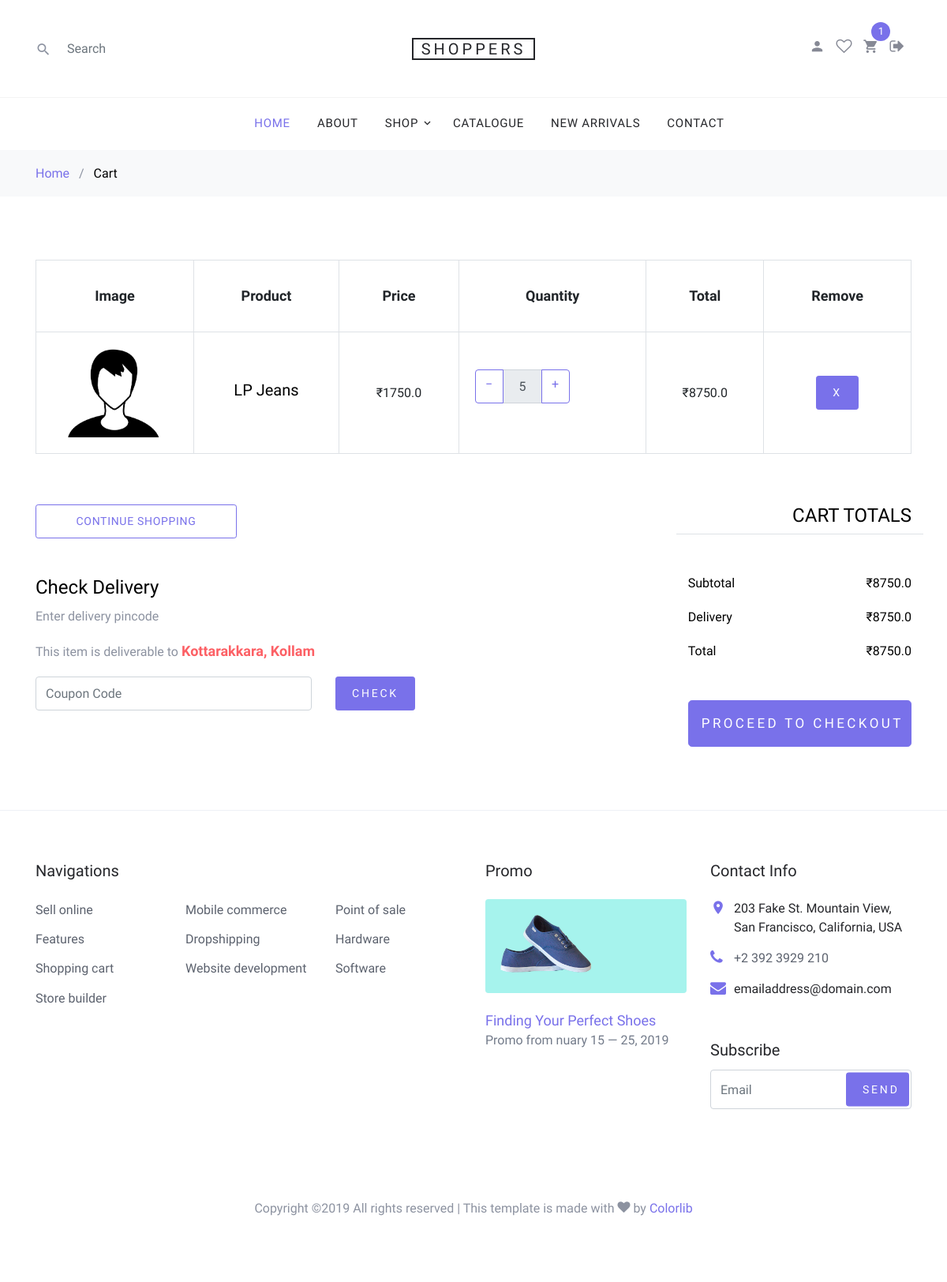
The page /cart/ (signed in) on the database its author committed.
### core/models.py (models this page shows, shortened)
class Order(models.Model):
    user = models.ForeignKey(settings.AUTH_USER_MODEL,
                             on_delete=models.CASCADE)
    ref_code = models.CharField(max_length=20)
    ordered = models.BooleanField(default=False)
    items = models.ManyToManyField(OrderItem)
    order_started = models.DateTimeField(auto_now_add=True)
    ordered_date = models.DateTimeField()
    billing_address = models.ForeignKey(
        "BillingAddress", on_delete=models.SET_NULL, blank=True, null=True)
    payment = models.ForeignKey(
        "Payments", on_delete=models.SET_NULL, blank=True, null=True)
    status = models.CharField(
        choices=ORDER_STATUS_CHOICES, max_length=3, blank=True, null=True)
    refund_requested = models.BooleanField(default=False)
    refund_granted = models.BooleanField(default=False)
    def get_cart_price(self):
        total = 0
        for order_item in self.items.all():
            total += order_item.get_final_price()
        return total

class OrderItem(models.Model):
    item = models.ForeignKey(Item, on_delete=models.CASCADE)
    user = models.ForeignKey(settings.AUTH_USER_MODEL,
                             on_delete=models.CASCADE
                             )
    ordered = models.BooleanField(default=False)
    quantity = models.IntegerField(default=1)
    def get_total_item_price(self):
        return self.quantity * self.item.price
    def get_final_price(self):
        if self.item.discount_price:
            return self.get_total_discount_price()
        return self.get_total_item_price()

class Item(models.Model):
    title = models.CharField(max_length=130)
    price = models.FloatField()
    discount_price = models.FloatField(blank=True, null=True)
    category = models.CharField(choices=CATEGORY_CHOICES, max_length=2)
    label = models.CharField(choices=LABEL_CHOICES,
                             max_length=2, blank=True, null=True)
    date_added = models.DateTimeField(auto_now_add=True, blank=True, null=True)
    slug = models.SlugField()
    description = models.TextField()
    image = models.ImageField()

### core/views.py (the view)
# urls.py: path('cart/', CartView.as_view(), name='cart'),
class CartView(LoginRequiredMixin, View):
    def get(self, *args, **kwargs):
        try:
            order = Order.objects.get(user=self.request.user, ordered=False)
            context = {
                'object': order,
            }
            return render(self.request, "cart.html", context)
        except ObjectDoesNotExist:
            messages.warning(
                self.request, "You do not have an active order !!")
            return redirect('/')

### core/templatetags/cart_template_tags.py (called while the page is built)
@register.filter
def cart_items_count(user):
    if user.is_authenticated:
        qs = Order.objects.filter(user=user, ordered=False)
        if qs.exists():
            return qs[0].items.count()
    return 0

### templates/cart.html (shortened to what this page needs)
{% extends "base.html" %}
{% load static %}
{% block content %}
    <div class="bg-light py-3">
      <div class="container">
        <div class="row">
          <div class="col-md-12 mb-0"><a href="index.html">Home</a> <span class="mx-2 mb-0">/</span> <strong class="text-black">Cart</strong></div>
        </div>
      </div>
    </div>
    {% if object.items.exists  %}
    <div class="site-section">
      <div class="container">
        <div class="row mb-5">
          <form class="col-md-12" method="post">
            <div class="site-blocks-table">
              <table class="table table-bordered">
                <thead>
                  <tr>
                    <th class="product-thumbnail">Image</th>
                    <th class="product-name">Product</th>
                    <th class="product-price">Price</th>
                    <th class=" text-center product-quantity">Quantity</th>
                    <th class="product-total">Total</th>
                    <th class="product-remove">Remove</th>
                  </tr>
                </thead>
                <tbody>
                {% for order_item in object.items.all %}
                  <tr>
                    <td class="product-thumbnail">
                      <img src="{{ order_item.item.image.url }}" alt="Image" class="img-fluid">
                    </td>
                    <td class="product-name">
                      <h2 class="h5 text-black">{{ order_item.item.title }}</h2>
                    </td>
                    <td>₹{{ order_item.item.price }}</td>
                    <td>
                      <div class="input-group mb-3" style="max-width: 120px;">
                        <div class="input-group-prepend">
                          <a href="{% url 'core:remove-single-item' order_item.item.slug %}" class="btn btn-outline-primary js-btn-minus" type="button">&minus;</a>
                        </div>
                        <input disabled type="text" class="form-control text-center" value="{{ order_item.quantity }}" placeholder="" aria-label="Example text with button addon" aria-describedby="button-addon1">
                        <div class="input-group-append">
                          <a href="{% url 'core:add-to-cart' order_item.item.slug %}" class="btn btn-outline-primary js-btn-plus" type="button">&plus;</a>
                        </div>
                      </div>
                    </td>
                    <td>₹{{ order_item.get_final_price }}</td>
                    <td><a href="{% url 'core:remove-from-cart' order_item.item.slug %}" class="btn btn-primary btn-sm">X</a></td>
                  </tr>
                  {% endfor %}
                </tbody>
              </table>
            </div>
          </form>
        </div>
        <div class="row">
          <div class="col-md-6">
            <div class="row mb-5">
              <div class="col-md-6 mb-3 mb-md-0">
                <button onclick="window.location='/'" class="btn btn-outline-primary btn-sm btn-block">Continue Shopping</button>
              </div>
            </div>
            <div class="row">
              <div class="col-md-12">
                <label class="text-black h4" for="coupon">Check Delivery</label>
                <p>Enter delivery pincode </p>
                <p>This item is deliverable to <span style="font-size:18px; color:#fc6065; font-weight:bold;">Kottarakkara, Kollam<span></p>
              </div>
              <div class="col-md-8 mb-3 mb-md-0">
                <input type="text" class="form-control py-3" id="coupon" placeholder="Coupon Code">
              </div>
              <div class="col-md-4">
                <button class="btn btn-primary btn-sm">Check</button>
              </div>
            </div>
          </div>
          <div class="col-md-6 pl-5">
            <div class="row justify-content-end">
              <div class="col-md-7">
                <div class="row">
                  <div class="col-md-12 text-right border-bottom mb-5">
                    <h3 class="text-black h4 text-uppercase">Cart Totals</h3>
                  </div>
                </div>
                <div class="row mb-3">
                  <div class="col-md-6">
                    <span class="text-black">Subtotal</span>
                  </div>
                  <div class="col-md-6 text-right">
                    <strong class="text-black">₹{{ object.get_cart_price }}</strong>
                  </div>
                </div>
                <div class="row mb-3">
                  <div class="col-md-6">
                    <span class="text-black">Delivery</span>
                  </div>
                  <div class="col-md-6 text-right">
                    <strong class="text-black">₹{{ object.get_cart_price }}</strong>
                  </div>
                </div>
                <div class="row mb-5">
                  <div class="col-md-6">
                    <span class="text-black">Total</span>
                  </div>
                  <div class="col-md-6 text-right">
                    <strong class="text-black">₹{{ object.get_cart_price }}</strong>
                  </div>
                </div>
                <div class="row">
                  <div class="col-md-12">
                    <button class="btn btn-primary btn-lg py-3 btn-block" onclick="window.location='/checkout'">Proceed To Checkout</button>
                  </div>
                </div>
              </div>
            </div>
          </div>
        </div>
      </div>
    </div>
    {% endif %}
{% endblock content %}

### templates/base.html (shortened to what this page needs)
{% load static %}
{% load cart_template_tags %}
<!DOCTYPE html>
<html lang="en">
  <head>
    <link rel="stylesheet" href="{% static 'fonts/icomoon/style.css' %}">
    <link rel="stylesheet" href="{% static 'css/bootstrap.min.css' %}">
    <link rel="stylesheet" href="{% static 'css/magnific-popup.css' %}">
    <link rel="stylesheet" href="{% static 'css/jquery-ui.css' %}">
    <link rel="stylesheet" href="{% static 'css/owl.carousel.min.css' %}">
    <link rel="stylesheet" href="{% static 'css/owl.theme.default.min.css' %}">
    <link rel="stylesheet" href="//cdn.jsdelivr.net/npm/alertifyjs@1.12.0/build/css/alertify.min.css"/>
    <link rel="stylesheet" href="{% static 'css/aos.css' %}">
    <link rel="stylesheet" href="{% static 'css/style.css' %}">
  </head>
  <body>
  <div class="site-wrap">
    <header class="site-navbar" role="banner">
      <div class="site-navbar-top">
        <div class="container">
          <div class="row align-items-center">
            <div class="col-6 col-md-4 order-2 order-md-1 site-search-icon text-left">
              <form action="" class="site-block-top-search">
                <span class="icon icon-search2"></span>
                <input type="text" class="form-control border-0" placeholder="Search">
              </form>
            </div>
            <div class="col-12 mb-3 mb-md-0 col-md-4 order-1 order-md-2 text-center">
              <div class="site-logo">
                <a href="{% url 'core:home' %}" class="js-logo-clone">Shoppers</a>
              </div>
            </div>
            <div class="col-6 col-md-4 order-3 order-md-3 text-right">
              <div class="site-top-icons">
                <ul>
                {% if request.user.is_authenticated %}
                  <li><a href="#"><span class="icon icon-person"></span></a></li>
                  <li><a href="#"><span class="icon icon-heart-o"></span></a></li>
                  <li>
                    <a href="{% url 'core:cart' %}" class="site-cart">
                      <span class="icon icon-shopping_cart"></span>
                      <span class="count">{{ request.user|cart_items_count }}</span>
                    </a>
                  </li>
                   <li><a href="{% url 'account_logout' %}"><span class="icon icon-sign-out"></span></a></li>
                  {% endif %}
                </ul>
              </div>
            </div>
          </div>
        </div>
      </div>
      <nav class="site-navigation text-right text-md-center" role="navigation">
        <div class="container">
          <ul class="site-menu js-clone-nav d-none d-md-block">
            <li class="active">
              <a href="/">Home</a>
            </li>
            <li>
              <a href="#">About</a>
            </li>
            <li class="has-children">
              <a href="{% url 'core:products' %}">Shop</a>
            </li>
            <li><a href="#">Catalogue</a></li>
            <li><a href="#">New Arrivals</a></li>
            <li><a href="#">Contact</a></li>
          </ul>
        </div>
      </nav>
    </header>
    {% block content  %}
    {% endblock content %}
    <footer class="site-footer border-top">
      <div class="container">
        <div class="row">
          <div class="col-lg-6 mb-5 mb-lg-0">
            <div class="row">
              <div class="col-md-12">
                <h3 class="footer-heading mb-4">Navigations</h3>
              </div>
              <div class="col-md-6 col-lg-4">
                <ul class="list-unstyled">
                  <li><a href="#">Sell online</a></li>
                  <li><a href="#">Features</a></li>
                  <li><a href="#">Shopping cart</a></li>
                  <li><a href="#">Store builder</a></li>
                </ul>
              </div>
              <div class="col-md-6 col-lg-4">
                <ul class="list-unstyled">
                  <li><a href="#">Mobile commerce</a></li>
                  <li><a href="#">Dropshipping</a></li>
                  <li><a href="#">Website development</a></li>
                </ul>
              </div>
              <div class="col-md-6 col-lg-4">
                <ul class="list-unstyled">
                  <li><a href="#">Point of sale</a></li>
                  <li><a href="#">Hardware</a></li>
                  <li><a href="#">Software</a></li>
                </ul>
              </div>
            </div>
          </div>
          <div class="col-md-6 col-lg-3 mb-4 mb-lg-0">
            <h3 class="footer-heading mb-4">Promo</h3>
            <a href="#" class="block-6">
              <img src="{% static 'images/hero_1.jpg' %}" alt="Image placeholder" class="img-fluid rounded mb-4">
              <h3 class="font-weight-light  mb-0">Finding Your Perfect Shoes</h3>
              <p>Promo from  nuary 15 &mdash; 25, 2019</p>
            </a>
          </div>
          <div class="col-md-6 col-lg-3">
            <div class="block-5 mb-5">
              <h3 class="footer-heading mb-4">Contact Info</h3>
              <ul class="list-unstyled">
                <li class="address">203 Fake St. Mountain View, San Francisco, California, USA</li>
                <li class="phone"><a href="tel://23923929210">+2 392 3929 210</a></li>
                <li class="email">emailaddress@domain.com</li>
              </ul>
            </div>
            <div class="block-7">
              <form action="#" method="post">
                <label for="email_subscribe" class="footer-heading">Subscribe</label>
                <div class="form-group">
                  <input type="text" class="form-control py-4" id="email_subscribe" placeholder="Email">
                  <input type="submit" class="btn btn-sm btn-primary" value="Send">
                </div>
              </form>
            </div>
          </div>
        </div>
        <div class="row pt-5 mt-5 text-center">
          <div class="col-md-12">
            <p>
            Copyright &copy; All rights reserved | This template is made with <i class="icon-heart" aria-hidden="true"></i> by <a href="https://colorlib.com" target="_blank" class="text-primary">Colorlib</a>
            </p>
          </div>
        </div>
      </div>
    </footer>
  </div>
  </body>
</html>

### rows shown on the page
OrderItem: item.image (picture), item "LP Jeans", item.price "1750.0", quantity "5", get_final_price "8750.0"
Order: get_cart_price "8750.0"

### other values the page prints
{{ request.user|cart_items_count }} "1"
